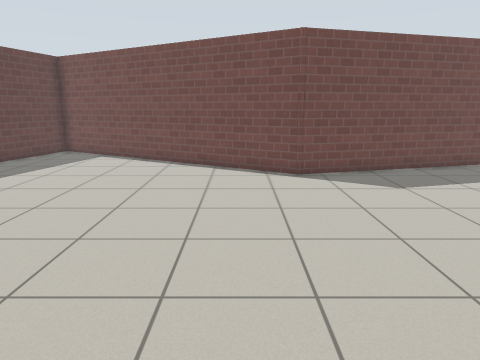
[1] (above)

16 first-person views from a walk through a world built for the Gazebo simulator. The camera is 1.2 m above the floor, tilts 12° down and sees 70° across. The floor is counted in squares, 0.5 m on a side. Each view is taken from the middle of a square. On the plan, view 1 faces up. The plan holds only what a view shows up to about 19 squares ahead; the rest is blank. Simple patterns stand in for the simulator's built-in surfaces.

[2]
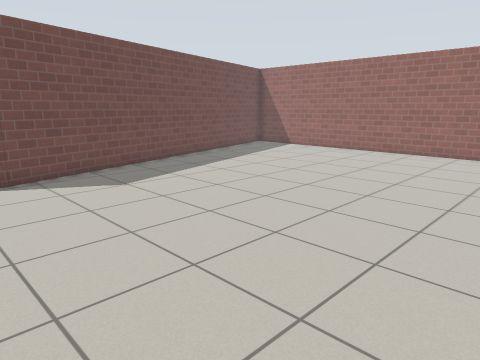

[3]
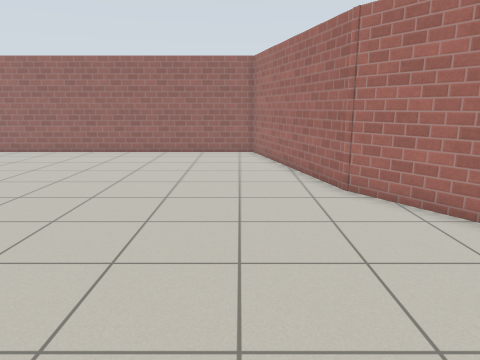

[4]
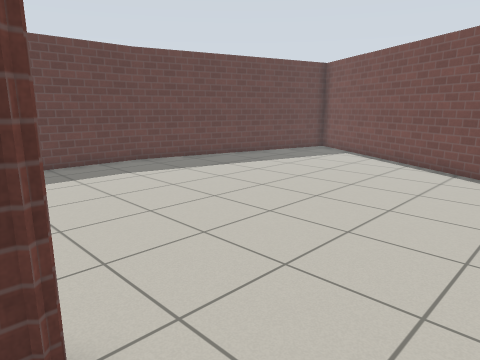

[5]
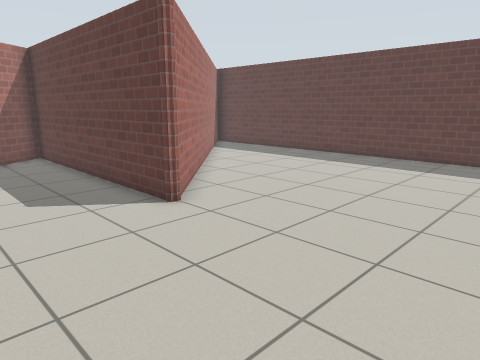

[6]
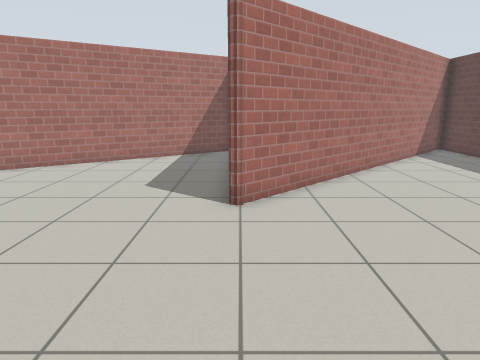

[7]
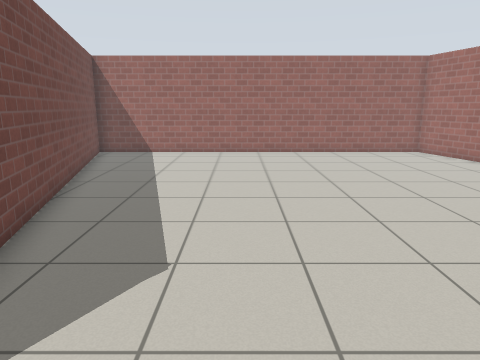

[8]
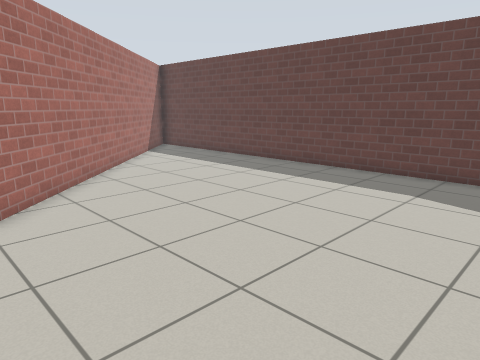

[9]
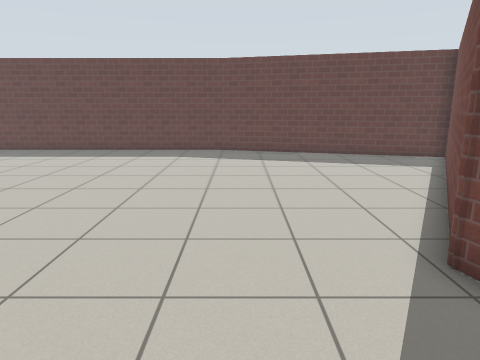

[10]
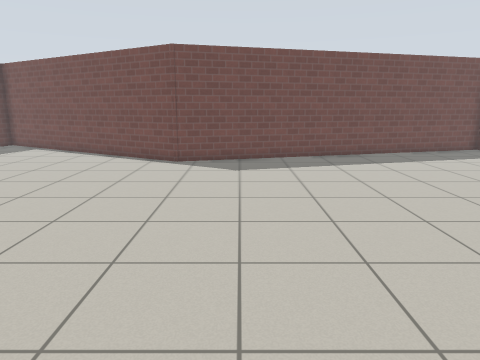

[11]
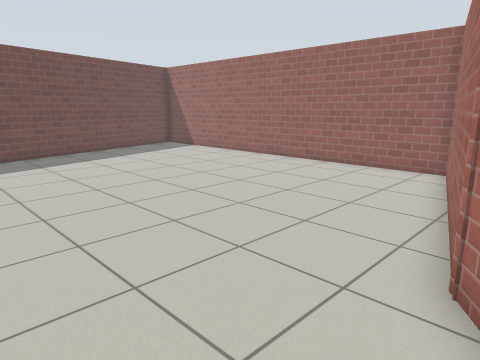

[12]
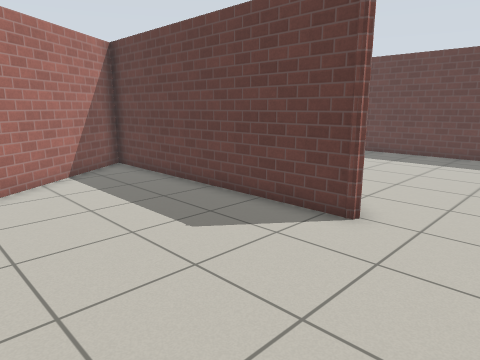

[13]
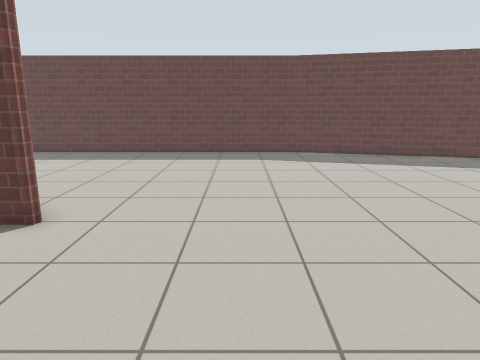

[14]
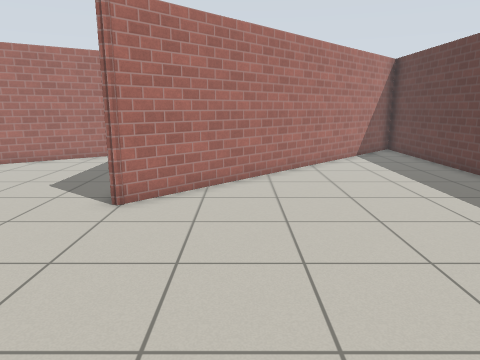

[15]
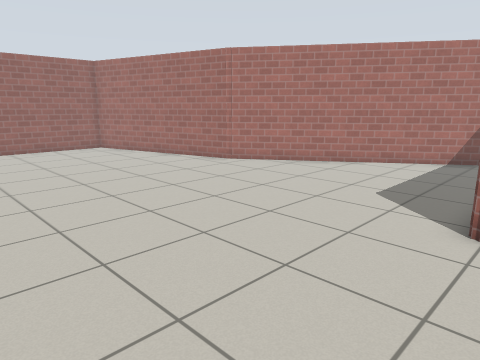

[16]
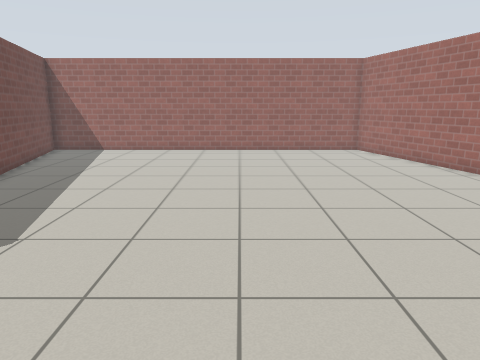

### Floor plan
Points are (right, up) in squares from view 1. A wall is a line through its corners. A room is listed if a view was taken in it or the views show most of it. See-through windows are left out.
Room 1 (views 1, 2, 3, 4, 5, 6, 7, 8, 9, 10, 11, 12, 13, 14, 15, 16)
walls: (-0.8, 0.9) (-0.8, -10.4) (9.8, -3.1) (18.6, -0.7) (18.6, 16.7) (2.2, 12.2) (-9.6, 19) (-12.6, 7.9); (-12.6, 8) (-12.6, -10.5); (-12.3, -10.6) (-0.9, 0.8) (-0.6, 0.5)

Where each view was taken, in squares from view 1:
view 1: 0 up, 0 right, facing up
view 2: 0 up, 0 right, facing up-right
view 3: 0 up, 0 right, facing right
view 4: 0 up, 2 right, facing up-left
view 5: 8 up, 4 right, facing down-left
view 6: 9 up, 1 left, facing down
view 7: 9 up, 0 right, facing right
view 8: 9 up, 0 right, facing down-left
view 9: 9 up, 7 right, facing left
view 10: 3 down, 5 right, facing up
view 11: 4 down, 5 right, facing up-right
view 12: 4 up, 6 right, facing down-left
view 13: 5 up, 6 right, facing left
view 14: 9 up, 4 left, facing down
view 15: 8 up, 2 left, facing down-right
view 16: 6 up, 1 left, facing right
